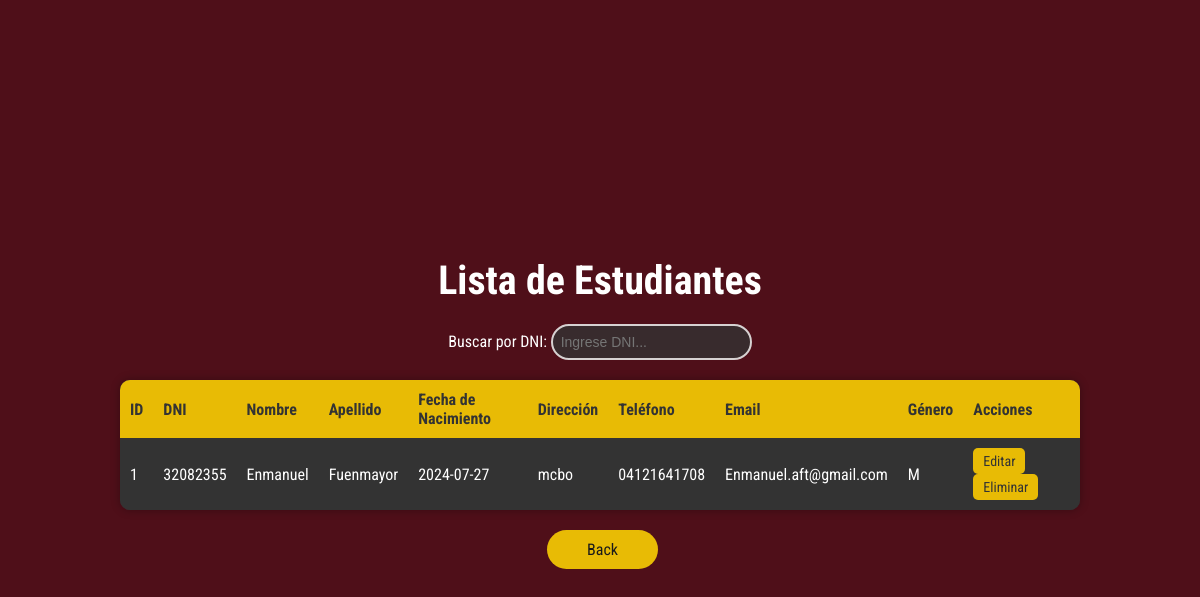
Before: /estudiantes with the older database file.
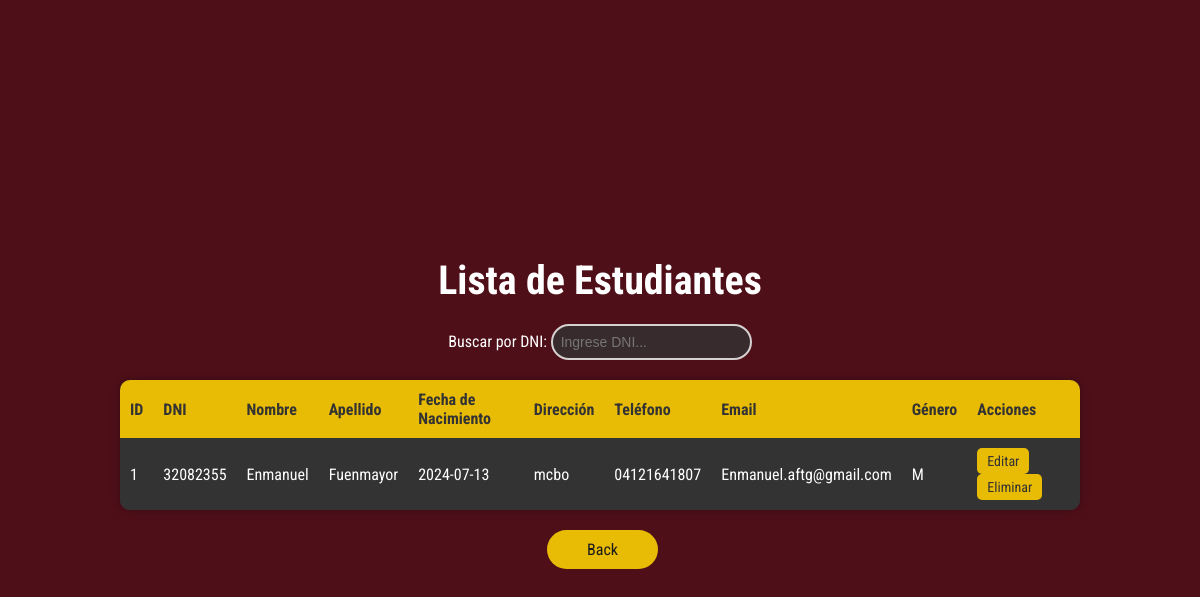
After: the same page with the newer database file.
### tables this page shows
CREATE TABLE Estudiante (
    id_estudiante INTEGER PRIMARY KEY AUTOINCREMENT,
    dni_estudiante VARCHAR(20) UNIQUE NOT NULL,
    nombre VARCHAR(100) NOT NULL,
    apellido VARCHAR(100) NOT NULL,
    fecha_nacimiento DATE NOT NULL,
    direccion VARCHAR(255) NOT NULL,
    telefono VARCHAR(20) NOT NULL,
    email VARCHAR(100) UNIQUE NOT NULL,
    genero CHAR(1) CHECK(genero IN ('M', 'F'))
);

### app/views_P.py (the view)
@app.route('/estudiantes')
def estudiantes():
    conn = get_db()
    cursor = conn.execute('SELECT * FROM Estudiante')
    estudiantes = cursor.fetchall()
    conn.close()
    return render_template('estudiantes.html', estudiantes=estudiantes)

### app/views_P.py (called while the page is built)
def get_db():
    db = getattr(g, '_database', None)
    if db is None:
        db = g._database = sqlite3.connect(DATABASE)
        db.row_factory = sqlite3.Row
        db.execute("PRAGMA foreign_keys = ON;")
        db.commit()
    return db

@app.teardown_appcontext
def close_connection(exception):
    db = getattr(g, '_database', None)
    if db is not None:
        db.close()

### app/templates/estudiantes.html (shortened to what this page needs)
<!DOCTYPE html>
<html lang="es">
<head>
</head>
<body>
    <h1>Lista de Estudiantes</h1>
    <div class="search-bar">
        <label for="search" class="search-label">Buscar por DNI:</label>
        <input type="text" id="search" class="search-input" onkeyup="filterStudents()" placeholder="Ingrese DNI...">
    </div>
    <table id="students-table">
        <tr>
            <th>ID</th>
            <th>DNI</th>
            <th>Nombre</th>
            <th>Apellido</th>
            <th>Fecha de Nacimiento</th>
            <th>Dirección</th>
            <th>Teléfono</th>
            <th>Email</th>
            <th>Género</th>
            <th>Acciones</th>
        </tr>
        {% for estudiante in estudiantes %}
        <tr>
            <td>{{ estudiante.id_estudiante }}</td>
            <td>{{ estudiante.dni_estudiante }}</td>
            <td>{{ estudiante.nombre }}</td>
            <td>{{ estudiante.apellido }}</td>
            <td>{{ estudiante.fecha_nacimiento }}</td>
            <td>{{ estudiante.direccion }}</td>
            <td>{{ estudiante.telefono }}</td>
            <td>{{ estudiante.email }}</td>
            <td>{{ estudiante.genero }}</td>
            <td>
                <a href="{{ url_for('edit_estudiante', id=estudiante.id_estudiante) }}" class="button">Editar</a>
                <form method="POST" action="{{ url_for('delete_estudiante', id=estudiante.id_estudiante) }}" style="display: inline;">
                    <button type="submit" class="button" onclick="return confirm('¿Estás seguro de eliminar este estudiante?')">Eliminar</button>
                </form>
            </td>
        </tr>
        {% endfor %}
    </table>
    <div class="button-container">
        <a href="{{ url_for('index') }}" class="button button-back">Back</a>
    </div>
</body>
</html>

Changed rows visible on the page:
changed Estudiante "Enmanuel": fecha_nacimiento "2024-07-27" → "2024-07-13"; telefono "04121641708" → "04121641807"; email "Enmanuel.aft@gmail.com" → "Enmanuel.aftg@gmail.com"
